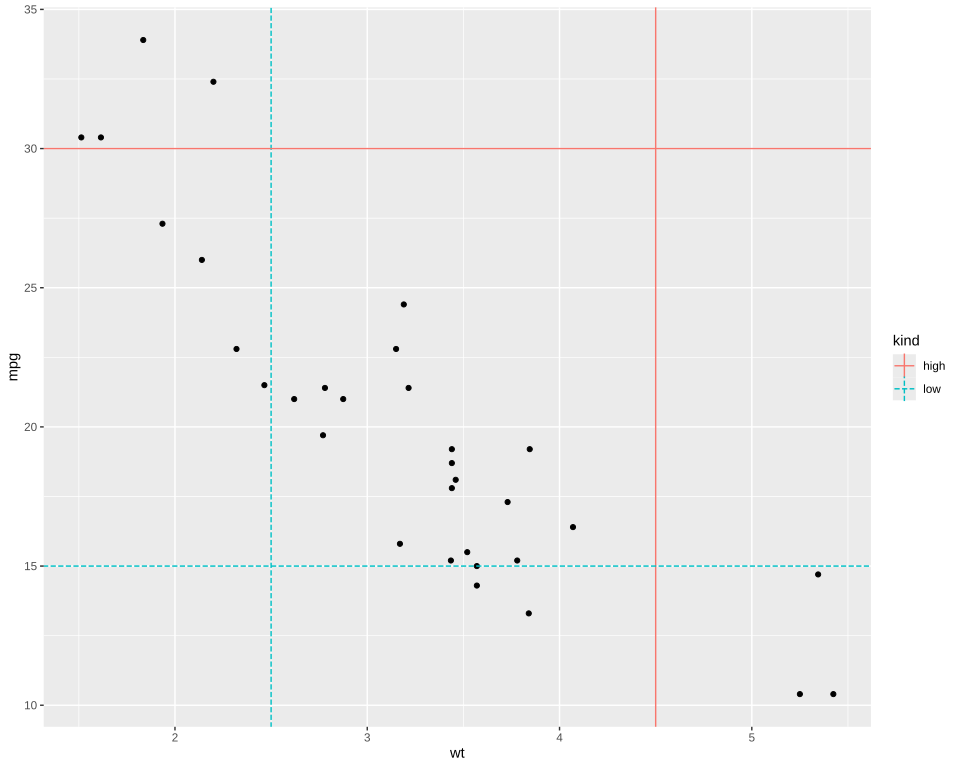

Write the R code that produced this figure.
# The plot test/golden/reference_line_keys.svg draws, drawn by ggplot2 itself, as ggplot2's own visual tests
# draw their snapshots: the independent check on that golden whenever it changes. The suite never
# runs this; it needs R, ggplot2 and vdiffr, saved as the Docker image giggly-r:ggplot2-4.0.3. From
# the repository's root:
#
#   docker run --rm -v "$PWD/test/golden":/golden:ro giggly-r:ggplot2-4.0.3 \
#     Rscript /golden/reference_line_keys.R > reference_line_keys.ggplot2.svg
#
# and compare the two drawings element by element, as test/golden/line_missing.R does.
#
# Both reference lines in one legend: each key a horizontal line across its middle, as a path's,
# and a vertical one from its bottom to its top, `draw_key_vline()`, in the key's colour and line
# type; the lines' ends square.
# First checked with ggplot2 4.0.3 and vdiffr 1.0.9: every element and clip path matches, the x
# axis drawn before the y as in test/golden/point.R.

library(ggplot2)

marks <- data.frame(wt = c(2.5, 4.5), mpg = c(15, 30), kind = c("low", "high"))
plot <- ggplot(mtcars, aes(wt, mpg)) + geom_point() +
  geom_vline(aes(xintercept = wt, colour = kind, linetype = kind), marks, lineend = "square") +
  geom_hline(aes(yintercept = mpg, colour = kind, linetype = kind), marks, lineend = "square") +
  theme_gray()

file <- tempfile(fileext = ".svg")
vdiffr::write_svg(plot, file)
cat(readLines(file), sep = "\n")
